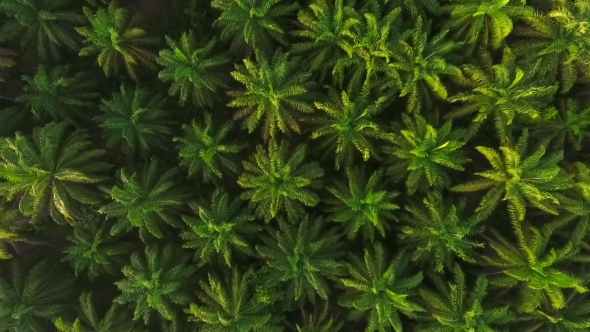
#> input picture oil_palm2.jpg, 590 x 332 px
$ python oiltry.py   (older library calls are emulated)
#> lines starting #> are read from the running program, lines starting #| are printed output that depends on the picture; after the words box and inside, x2 and y2 are one past the last pixel; in counts of white or black regions, pixels touching at a corner belong together; long printed decimals are rounded
#!/usr/bin/env python3
# -*- coding: utf-8 -*-
"""
Created on Wed Jun  5 13:09:26 2019

@author: spidey
"""
import numpy as np
import cv2

def read_rgb_image(image_name, show):
    rgb_image = cv2.imread(image_name)
    if show:
        cv2.imshow("RGB Image",rgb_image)
    return rgb_image

def filter_color(rgb_image, lower_bound_color, upper_bound_color):
    #convert the image into the HSV color space
    hsv_image = cv2.cvtColor(rgb_image, cv2.COLOR_BGR2HSV)
    cv2.imshow("hsv image",hsv_image)

    #find the upper and lower bounds of the yellow color (tennis ball)
    #yellowLower =(25, 155, 59)
    #yellowUpper = (75, 255, 255)

    #define a mask using the lower and upper bounds of the yellow color
    mask = cv2.inRange(hsv_image, lower_bound_color, upper_bound_color)
    cv2.imshow('Mask',mask)
    return mask

def getContours(binary_image):
    #_, contours, hierarchy = cv2.findContours(binary_image,
    #                                          cv2.RETR_TREE,
    #                                           cv2.CHAIN_APPROX_SIMPLE)
    contours, hierarchy = cv2.findContours(binary_image.copy(),
                                            cv2.RETR_EXTERNAL,
	                                        cv2.CHAIN_APPROX_SIMPLE)
    return contours


def draw_ball_contour(binary_image, rgb_image, contours):
    black_image = np.zeros([binary_image.shape[0], binary_image.shape[1],3],'uint8')
    count=0
    for c in contours:
        area = cv2.contourArea(c)
        perimeter= cv2.arcLength(c, True)
        ((x, y), radius) = cv2.minEnclosingCircle(c)
        if (area>100 and area<10000 and perimeter<3000):
            cv2.drawContours(rgb_image, [c], -1, (150,250,150), 1)
            cv2.drawContours(black_image, [c], -1, (150,250,150), 1)
            cx, cy = get_contour_center(c)
            cv2.circle(rgb_image, (cx,cy),(int)(radius),(0,0,255),1)
            cv2.circle(black_image, (cx,cy),(int)(radius),(0,0,255),1)
            cv2.circle(black_image, (cx,cy),5,(150,150,255),-1)
            count+=1
            print ("Area: {}, Perimeter: {}".format(area, perimeter))
    print('Number of detected plants= ',count)
    print ("number of contours: {}".format(len(contours)))
    cv2.imshow("RGB Image Contours",rgb_image)
    cv2.imshow("Black Image Contours",black_image)
    return count

def get_contour_center(contour):
    M = cv2.moments(contour)
    cx=-1
    cy=-1
    if (M['m00']!=0):
        cx= int(M['m10']/M['m00'])
        cy= int(M['m01']/M['m00'])
    return cx, cy

def main():
    image_name = "oil_palm2.jpg"
    lsl=90
    keep_count=[]
    while lsl<195:
        greenLower =(25, lsl, 62)
        greenUpper = (75, 255, 255)
        rgb_image = read_rgb_image(image_name, True)
#> in read_rgb_image, rgb_image is the input picture: shape (332, 590, 3); mean B, G, R 23.2, 67.5, 52
        binary_image_mask = filter_color(rgb_image, greenLower, greenUpper)
#> in filter_color, `hsv_image = cv2.cvtColor(rgb_image, cv2.COLOR_BGR2HSV)`: hsv_image: shape (332, 590, 3); mean H, S, V 41.1, 160.5, 67.5
#> in filter_color, `mask = cv2.inRange(hsv_image, lower_bound_color, upper_bound_color)`:
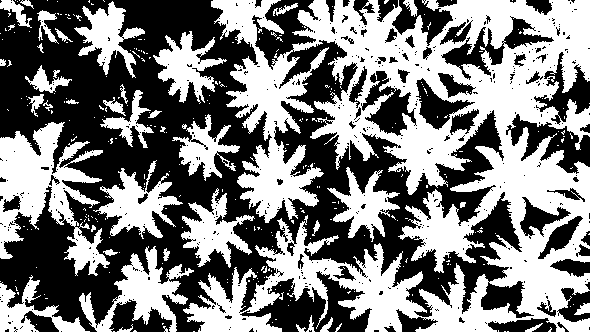
#> mask: shape (332, 590); 48.8% white; 300 white regions (259 under 20 px)
        contours = getContours(binary_image_mask)
#> in getContours, `contours, hierarchy = cv2.findContours(binary_image.copy(), cv2.RETR_E..`: contours = 281 contours, 248 with area under 20; largest, box (x1, y1, x2, y2) and area: (183, 0, 590, 332) 71862, (0, 122, 110, 276) 7158, (79, 246, 194, 332) 3074, (93, 160, 183, 239) 2538, (181, 188, 255, 268) 2188
        count=draw_ball_contour(binary_image_mask, rgb_image,contours)
#> the loop in draw_ball_contour, `for c in contours:` made 281 passes
#> (area, perimeter, x, y, radius, cx, cy) on passes 45, 65, 116, 130, 136, 164, 176, 199, 202, 206, 218, 246: (1557, 539.9, 44.5, 307, 50.56, 28, 312), (3073.5, 890.4, 136.9, 288.5, 59.05, 141, 292), (2187.5, 611.1, 216.6, 229.2, 41.23, 213, 231), (1920, 517, 363.1, 202.8, 39.24, 363, 204), (2538.5, 699.1, 137.3, 201.1, 45.18, 136, 204), (7158, 1497.5, 52.32, 203.4, 83.9, 42, 189), (1555, 524.2, 206.2, 149.4, 35.44, 203, 148), (129.5, 84.33, 114, 107.5, 13.31, 114, 106), (115.5, 93.01, 37.25, 104.2, 11.75, 36, 101), (725.5, 336.8, 131, 120.2, 31.23, 129, 121), (394, 175.3, 48, 78, 23.09, 45, 81), (2088.5, 580.2, 188.7, 66.38, 38.75, 185, 66)
#> (area, perimeter, x, y, radius) on passes 9, 10, 12, 17, 18, 22: (23, 30.97, 300, 327.5, 5.32), (22.5, 48.04, 124.5, 327.5, 8.28), (35.5, 41.21, 533.5, 327, 9.39), (59.5, 46.04, 325.5, 324, 8.9), (36.5, 52.04, 310, 323.5, 8.53), (92.5, 52.38, 581.5, 308.5, 9.3)
#| Area: 1557.0, Perimeter: 539.872
#| Area: 3073.5, Perimeter: 890.389
#| Area: 2187.5, Perimeter: 611.110
#| Area: 1920.0, Perimeter: 516.985
#| Area: 2538.5, Perimeter: 699.051
#| Area: 7158.0, Perimeter: 1497.474
#| Area: 1555.0, Perimeter: 524.156
#| Area: 129.5, Perimeter: 84.326
#> (further printed lines are left out)
#> after the loop in draw_ball_contour, `for c in contours:`:
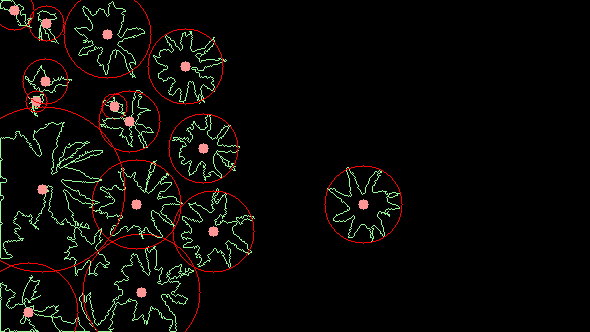
#> black_image: shape (332, 590, 3); mean B, G, R 5.4, 8.3, 9.3
#> after the loop in draw_ball_contour, `for c in contours:`:
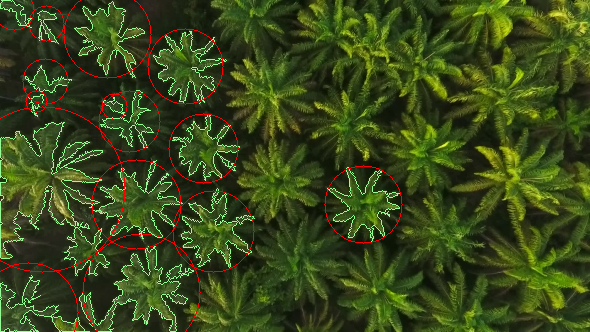
#> rgb_image: shape (332, 590, 3); 4.3% of pixels changed, all inside (x1, y1, x2, y2) = (0, 0, 403, 332)
#> after the loop in draw_ball_contour, `for c in contours:`: count = 15
#| Number of detected plants=  15
#| number of contours: 281
#> count = 15
        if keep_count==[]:
            keep_count.append(count)
        elif keep_count[-1]<count:
            keep_count.append(count)
        lsl+=5
    print('average plants=', max(keep_count))

    cv2.waitKey(0)
    #cv2.destroyAllWindows()

if __name__ == '__main__':
    main()


#cv2.waitKey(0)
#cv2.destroyAllWindows()
